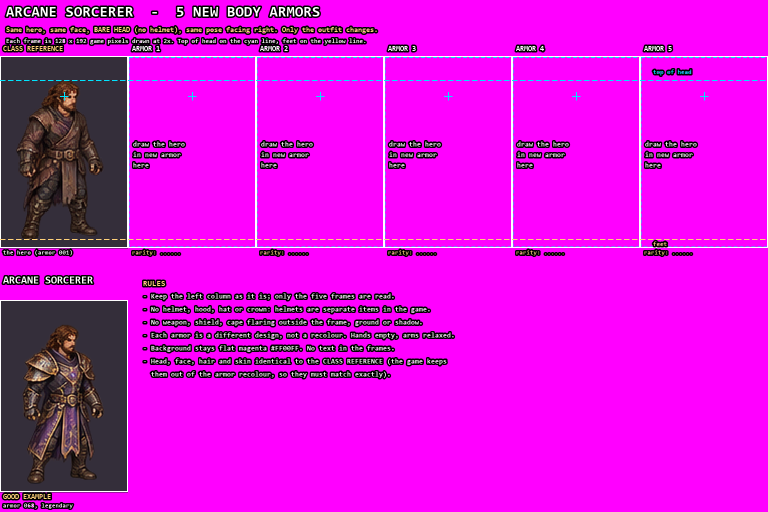
#> input picture docs/art_kits/ChatGPT_Armor_Kit/templates/arcane_sorcerer_armor_template.png, 1536 x 1024 px (shown at 1/2 size)
$ python -i chatgpt_art_kits.py   (imports and definitions only)
#> lines starting #> are read from the running program, lines starting #| are printed output that depends on the picture
### docs/art_kits/ChatGPT_Armor_Kit/chatgpt_art.py
"""
Import ChatGPT art sheets made from the kits in docs/art_kits/ (see docs/CHATGPT_ART_KITS.md) into the game.

    python tools/chatgpt_art.py enemies <sheet> <names.json>            10 monsters  -> assets/source/enemies/<set>/<family>/
    python tools/chatgpt_art.py bosses  <sheet> <names.json>            6 bosses     -> assets/source/enemies/<set>/<family>/
    python tools/chatgpt_art.py pets    <sheet> <names.json>            4 animated pets (land: 9 frames, winged: 6)
    python tools/chatgpt_art.py npcs    <sheet> <names.json>            4 animated townsfolk (11 frames, knights 13)
    python tools/chatgpt_art.py armor   <sheet> <names.json>            5 body armors for one class
    Grim Nocturne (docs/art_style/; pixel-locked: art pixels read back from 2x/3x/4x blocks, never rescaled):
    python tools/chatgpt_art.py posemaster <sheet> <names.json>         a class's base hero -> assets/source/pose_masters/
    python tools/chatgpt_art.py armor      <sheet> <names.json>         with "style": "nocturne" -> assets/source/gear_nocturne/
    python tools/chatgpt_art.py overlays   <sheet> <names.json>         5 helmets, gloves, boots -> assets/source/gear_nocturne/
    options: --dry   cut and write only <work>/preview.png, touch nothing in the game
             --work DIR   where previews go (default tools/tests/out/chatgpt_art)

Every sheet is 1536 x 1024 (other sizes with the same 3:2 shape are rescaled). The background is flat magenta
#FF00FF or real transparency; labels, guide lines and the reference column are ignored because only the art
inside each cell is read. Every cut is written to <work>/preview.png first: look at it.

This file also holds the sheet geometry that tools/chatgpt_art_kits.py draws the templates from.
Needs: pip install pillow numpy scipy
"""
import argparse, glob, io, json, os, re, subprocess, sys, zipfile
import numpy as np
from PIL import Image, ImageDraw
from scipy import ndimage

ROOT = os.path.dirname(os.path.dirname(os.path.abspath(__file__)))
W, H = 1536, 1024


def grid(x0, y0, x1, y1, cols, rows):
    """Cells in reading order: (x0, y0, x1, y1)."""
    return [(round(x0 + c * (x1 - x0) / cols), round(y0 + r * (y1 - y0) / rows),
             round(x0 + (c + 1) * (x1 - x0) / cols), round(y0 + (r + 1) * (y1 - y0) / rows))
            for r in range(rows) for c in range(cols)]


# ---------------------------------------------------------------- kit geometry (shared with chatgpt_art_kits.py)
LABEL_W, HEAD_H = 112, 44          # animated sheets: row-name column and frame-name header
PET_LAND = ['REST', 'SPAWN 1', 'SPAWN 2', 'SPAWN 3', 'RUN 1', 'RUN 2', 'RUN 3', 'ATTACK 1', 'ATTACK 2']
PET_WING = ['FLAP 1', 'FLAP 2', 'FLAP 3', 'FLY 1', 'FLY 2', 'FLY 3']
NPC = ['IDLE 1', 'IDLE 2', 'IDLE 3', 'WALK 1', 'WALK 2', 'DYING', 'DEAD', 'SCREAM', 'POINT', 'HAPPY', 'CHEER']
NPC_ORDER = ['idle_1', 'idle_2', 'idle_3', 'walk_1', 'walk_2', 'dying_1', 'dead', 'scared_scream', 'scared_point',
             'happy', 'celebrate']
KNIGHT = NPC + ['ATTACK 1', 'ATTACK 2']
ARMOR_S = 2                        # armor sheet: frames drawn at 2x (128 x 192 -> 256 x 384)
ARMOR_TOP = 112                    # top of the reference / new frame row
ARMOR_EX_TOP = 600                 # top of the example frame (left column, under the class reference)
ARMOR_FRAMES = [(256 + 256 * i, ARMOR_TOP, 512 + 256 * i, ARMOR_TOP + 384) for i in range(5)]

KITS = {
    # kind: cells, inner art inset (l, t, r, b) inside each cell, ground line offset from the cell bottom
    'enemies': dict(cells=grid(0, 0, W, H, 5, 2), inset=(14, 52, 14, 30)),
    'bosses': dict(cells=grid(0, 0, W, H, 3, 2), inset=(16, 52, 16, 26)),
    'pets_land': dict(cells=grid(LABEL_W, HEAD_H, W, H, 9, 4), cols=9, rows=4, inset=(4, 6, 4, 14)),
    'pets_winged': dict(cells=grid(LABEL_W, HEAD_H, W, H, 6, 4), cols=6, rows=4, inset=(6, 6, 6, 14)),
    'npcs': dict(cells=grid(LABEL_W, HEAD_H, W, H, 11, 4), cols=11, rows=4, inset=(3, 8, 3, 14)),
    'knights': dict(cells=grid(LABEL_W, HEAD_H, W, H, 13, 4), cols=13, rows=4, inset=(3, 8, 3, 14)),
    'armor': dict(cells=ARMOR_FRAMES, inset=(0, 0, 0, 0)),
}

ARCHES = ['skeleton', 'archer', 'zombie', 'ghoul', 'imp', 'demon', 'spider', 'bat', 'slime', 'wraith', 'golem',
          'cultist', 'hound', 'eye', 'knight', 'worm', 'shroom', 'elemental', 'scorpion', 'gargoyle', 'beetle',
          'abomination']
ELEMENTS = ['fire', 'cold', 'light', 'poison', 'holy', 'shadow', 'arcane', 'blood']
RARITIES = ['common', 'uncommon', 'rare', 'epic', 'legendary', 'mythic']
# Grim Nocturne (docs/art_style/): every hero frame is 128 x 192 art pixels (AP), the hero 108 AP crown to sole.
# Templates deliver an AP as a k x k block; imports read the blocks back (pixel-locked: no rescaling, no realigning).
CANON = {'crown': 75, 'eyes': 82, 'chin': 89, 'shoulders': 96, 'elbows': 114, 'belt': 120, 'crotch': 129, 'fists': 132,
         'knees': 154, 'ankles': 178, 'soles': 183}
JOINTS = {'head': (65, 82), 'fist_l': (37, 132), 'fist_r': (87, 132), 'knee_l': (50, 154), 'knee_r': (78, 154),
          'foot_l': (46, 181), 'foot_r': (84, 181)}
POSE_S, POSE_CELL = 4, (448, 120, 960, 888)        # pose master: one frame at 4x
ZONES = {'helmets': [(45, 63, 40, 40)], 'gloves': [(25, 120, 24, 24), (75, 120, 24, 24)], 'boots': [(28, 150, 76, 40)]}
OVL_S, OVL_COL0, OVL_STEP = 3, 290, 248            # overlays at 3x: 5 columns
OVL_ROWS = {'helmets': 140, 'gloves': 340, 'boots': 490}
BUDGET = {'posemaster': 40, 'armor': 40, 'overlay': 20}
GUIDE = [(0, 255, 255), (255, 255, 0)]              # the style kit's guide colours (never in the palette): dropped


# [10 lines left out: function overlay_cells, not called in this run]


CLASSES = ['arcane_sorcerer', 'barbarian', 'bard', 'boomerang_knight', 'carrion_witch', 'death_knight', 'dragon_knight',
           'dragoon', 'gunner', 'lancer', 'necromancer', 'paladin', 'ranger', 'slime_lord', 'totem_master', 'wizard']


def slug(s):
    return re.sub(r'[^a-z0-9]+', '_', s.lower()).strip('_')


# ---------------------------------------------------------------- cutting
# [343 lines left out: functions load_sheet, key_background, despill, cut_cells, preview, need and 10 more, not called in this run]


def colours(f):
    return len(np.unique(f[f[..., 3] > 0][:, :3], axis=0))


# [101 lines left out: functions import_posemaster, save_numbered, need_rarities, import_armor_locked, import_overlays, main, not called in this run]


# [2 lines that do not run on import are left out]

### tools/chatgpt_art_kits.py
"""
Build the ChatGPT art kits in docs/art_kits/: one zip per art type (enemies, bosses, pets, npcs, armor), each with
outlined templates, examples filled with the game's own art, a names file for ChatGPT to fill in, a README of
copy-paste prompts, and the import script. See docs/CHATGPT_ART_KITS.md.

    python tools/chatgpt_art_kits.py                # all five kits
    python tools/chatgpt_art_kits.py armor pets     # just these
    python tools/chatgpt_art_kits.py --unpacked DIR # also write the kit folders to DIR (to look at them)

Geometry lives in tools/chatgpt_art.py, so the templates and the importer always agree.
Needs: pip install pillow numpy scipy
"""
import io, json, os, re, shutil, sys, zipfile
import numpy as np
from PIL import Image, ImageDraw, ImageFont
from scipy import ndimage

sys.path.insert(0, os.path.dirname(os.path.abspath(__file__)))
from chatgpt_art import (W, H, KITS, LABEL_W, HEAD_H, PET_LAND, PET_WING, NPC, KNIGHT, ARMOR_S, ARMOR_TOP, ARMOR_EX_TOP,
                         ARMOR_FRAMES, ARCHES, ELEMENTS, RARITIES, CLASSES, ROOT)

OUT = os.path.join(ROOT, 'docs', 'art_kits')
MAG, CY, YEL, INK = (255, 0, 255, 255), (0, 229, 255, 255), (255, 210, 122, 255), (255, 255, 255, 255)


# [7 lines left out: function font, not called in this run]


CLEAN = False   # True: art only, no labels or guides (a stand-in for ChatGPT's reply; tools/tests/chatgpt_art.py)


class NoDraw:
    def __getattr__(self, name):
        return lambda *a, **k: None


def canvas(bg=MAG):
    im = Image.new('RGBA', (W, H), bg)
    return im, NoDraw() if CLEAN else ImageDraw.Draw(im)


def label(d, x, y, text, size=15, col=INK):
    d.text((x, y), text, font=font(size), fill=col, stroke_width=3, stroke_fill=(0, 0, 0, 255))


# [8 lines left out: function dashed_line, not called in this run]


def dashed_box(d, x0, y0, x1, y1, col=CY):
    for a, b in (((x0, y0), (x1, y0)), ((x1, y0), (x1, y1)), ((x1, y1), (x0, y1)), ((x0, y1), (x0, y0))):
        dashed_line(d, a, b, col)


# [12 lines left out: functions fit, trim, not called in this run]


def despeck(im, strong=True):
    """Keep the art, drop leftovers around it (frame numbers, captions and neighbours' scraps baked into some game
    atlases): pieces more than 3 px from the largest piece go unless they are big. strong=False keeps detached
    effect pieces (a golem's rising rocks) and drops only specks. Then trim."""
    a = np.array(im)
    solid = a[:, :, 3] > 24
    lab, n = ndimage.label(solid, structure=np.ones((3, 3)))
    if n > 1:
        sizes = ndimage.sum(solid, lab, range(1, n + 1))
        main = int(np.argmax(sizes)) + 1
        near = ndimage.binary_dilation(lab == main, iterations=3)
        drop = [i for i in range(1, n + 1) if i != main and not (near & (lab == i)).any()
                and sizes[i - 1] < (0.35 if strong else 0.004) * sizes[main - 1]]
        a[np.isin(lab, drop), 3] = 0
    return trim(Image.fromarray(a))


# [10 lines left out: functions place, art_box, not called in this run]


def save(img, path):
    os.makedirs(os.path.dirname(path), exist_ok=True)
    img.convert('RGBA').save(path, optimize=True)


# ---------------------------------------------------------------- single-pose sheets (enemies, bosses)
# [105 lines left out: functions single_sheet, set2_sprite, anim_sheet, pet_rows, npc_rows, class_frames and 1 more, not called in this run]


def title(cls):
    return cls.replace('_', ' ').upper()


EXAMPLE_ARMOR = 68          # the "good example" frame per class (Legendary band, 65-74)
FILLED_ARMOR = [14, 30, 46, 60, 77]   # the examples sheet: one armor from each band above Common


# [58 lines left out: functions armor_sheet, armor_overview, not called in this run]


# ---------------------------------------------------------------- READMEs
STYLE = '''We are making art for DAGYR, a retro isometric pixel-art action RPG in the style of Diablo II
(dark fantasy, grimdark, gothic). Everything is seen from the game's 3/4 isometric camera, slightly from above.

Rules for every image I ask for:
- Crisp, detailed pixel-art sprites with hard edges, a dark muted palette, light from the upper left.
  Match the attached EXAMPLE's rendering style, level of detail and size in the frame exactly.
- Follow the attached TEMPLATE exactly: same 1536x1024 canvas, same grid, same cell order. The cyan dashed
  boxes are bounding outlines: fit the art inside them. Feet stand on the yellow ground line.
- Characters face RIGHT (three-quarter view towards screen right).
- Background: pure flat magenta #FF00FF everywhere (or real transparency). No shadows on the ground, no floor,
  no gradients, no glow that bleeds far outside the creature. Sprites never touch each other or the cell edges.
- Remove ALL guide marks from your output: no cyan or yellow lines, no labels, no numbers, no text, no borders.
- Every cell is a different design unless I say otherwise; keep one consistent style across all sheets.
Reply "ready" and wait for the first sheet.'''


# [159 lines left out: functions readme, names_template, not called in this run]


# ---------------------------------------------------------------- build
ENEMY_EX = [1, 31, 151, 171, 211, 249, 261, 286, 45, 15]
BOSS_EX = [71, 80, 96, 110, 121, 146]


# [59 lines left out: functions build, main, not called in this run]


# [2 lines not run here, left out]

>>> import cv2
>>> picture = cv2.imread('../docs/art_kits/ChatGPT_Armor_Kit/templates/arcane_sorcerer_armor_template.png', cv2.IMREAD_GRAYSCALE)
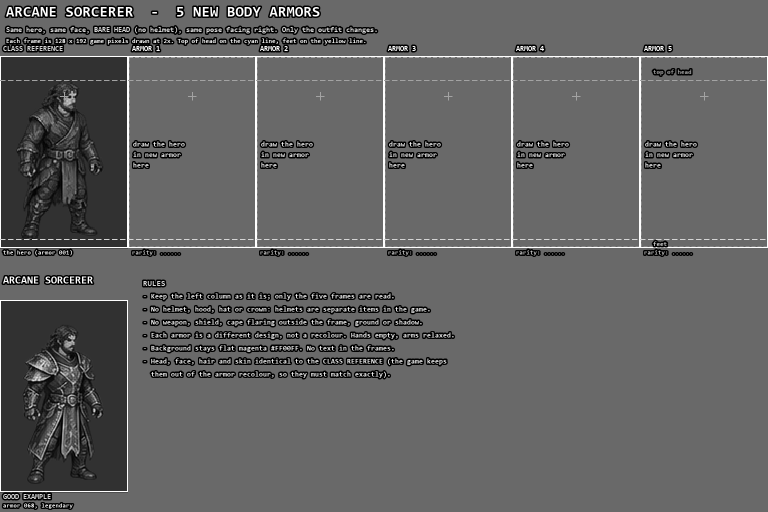
#> picture: shape (1024, 1536) (shown at 1/2 size); min 0, max 255, mean 97.6
>>> result = despeck(picture)
#> (the run stopped early here; a loop or call above may not have finished)
